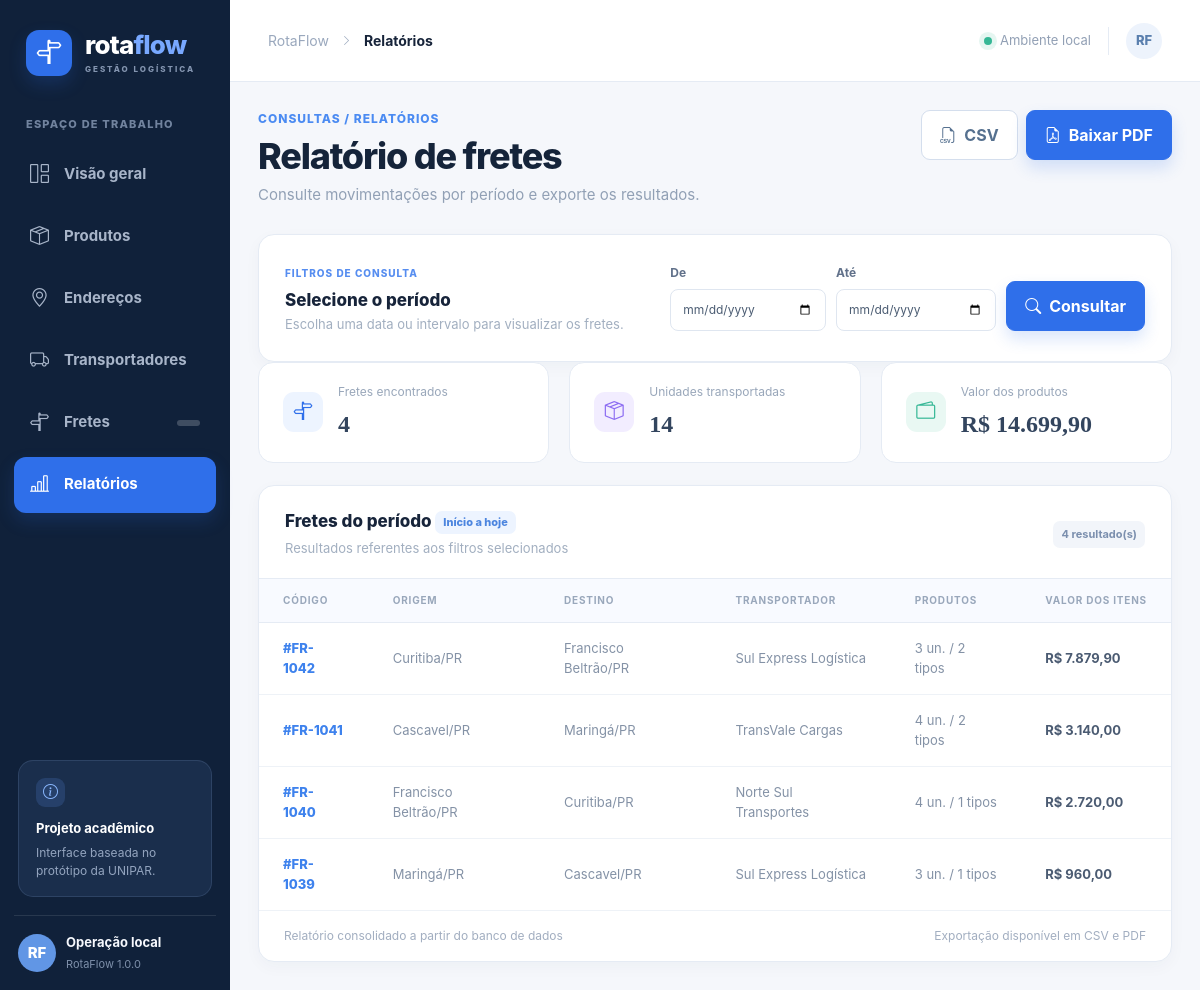
Page /index.php?route=reports on the committed database.
### tables this page shows
CREATE TABLE frete (
    id INT UNSIGNED NOT NULL AUTO_INCREMENT,
    origem_id INT UNSIGNED NOT NULL,
    destino_id INT UNSIGNED NOT NULL,
    transportador_id INT UNSIGNED NOT NULL,
    data_frete DATE NOT NULL,
    status VARCHAR(30) NOT NULL DEFAULT 'Em aberto',
    created_at TIMESTAMP NOT NULL DEFAULT CURRENT_TIMESTAMP,
    updated_at TIMESTAMP NOT NULL DEFAULT CURRENT_TIMESTAMP ON UPDATE CURRENT_TIMESTAMP,
    PRIMARY KEY (id),
    INDEX idx_frete_data (data_frete),
    CONSTRAINT fk_frete_origem FOREIGN KEY (origem_id) REFERENCES endereco (id) ON UPDATE CASCADE ON DELETE RESTRICT,
    CONSTRAINT fk_frete_destino FOREIGN KEY (destino_id) REFERENCES endereco (id) ON UPDATE CASCADE ON DELETE RESTRICT,
    CONSTRAINT fk_frete_transportador FOREIGN KEY (transportador_id) REFERENCES transportador (id) ON UPDATE CASCADE ON DELETE RESTRICT,
    CONSTRAINT chk_frete_status CHECK (status IN ('Em aberto', 'Em trânsito', 'Concluído', 'Cancelado'))
);

CREATE TABLE endereco (
    id INT UNSIGNED NOT NULL AUTO_INCREMENT,
    identificacao VARCHAR(150) NOT NULL,
    cep CHAR(8) NOT NULL,
    logradouro VARCHAR(180) NOT NULL,
    numero VARCHAR(20) NOT NULL,
    complemento VARCHAR(100) NULL,
    bairro VARCHAR(100) NOT NULL,
    cidade VARCHAR(100) NOT NULL,
    estado CHAR(2) NOT NULL,
    created_at TIMESTAMP NOT NULL DEFAULT CURRENT_TIMESTAMP,
    updated_at TIMESTAMP NOT NULL DEFAULT CURRENT_TIMESTAMP ON UPDATE CURRENT_TIMESTAMP,
    PRIMARY KEY (id),
    INDEX idx_endereco_cidade (cidade),
    CONSTRAINT chk_endereco_estado CHECK (CHAR_LENGTH(estado) = 2)
);

CREATE TABLE transportador (
    id INT UNSIGNED NOT NULL AUTO_INCREMENT,
    nome VARCHAR(150) NOT NULL,
    documento VARCHAR(20) NOT NULL,
    telefone VARCHAR(20) NOT NULL,
    email VARCHAR(150) NULL,
    placa_veiculo VARCHAR(8) NULL,
    created_at TIMESTAMP NOT NULL DEFAULT CURRENT_TIMESTAMP,
    updated_at TIMESTAMP NOT NULL DEFAULT CURRENT_TIMESTAMP ON UPDATE CURRENT_TIMESTAMP,
    PRIMARY KEY (id),
    UNIQUE KEY uq_transportador_documento (documento)
);

### app/helpers.php (called while the page is built, shortened)
<?php
function e(mixed $value): string
{
    return htmlspecialchars((string) ($value ?? ''), ENT_QUOTES | ENT_SUBSTITUTE, 'UTF-8');
}
function url(string $route = 'dashboard', array $query = []): string
{
    $script = str_replace('\\', '/', $_SERVER['SCRIPT_NAME'] ?? '/rotaflow/public/index.php');
    $base = rtrim(str_replace('/index.php', '', $script), '/');
    $params = array_merge(['route' => $route], $query);
    return $base . '/index.php?' . http_build_query($params);
}
function render(string $view, array $data = []): void
{
    extract($data, EXTR_SKIP);
    if (!isset($freightCount) || $freightCount === null) {
        try {
            $freightCount = (int) db()->query('SELECT COUNT(*) FROM frete')->fetchColumn();
        } catch (Throwable) {
            $freightCount = null;
        }
    }
    $viewFile = BASE_PATH . '/app/Views/' . $view . '.php';
    require $viewFile;
    require BASE_PATH . '/app/Views/layouts/app.php';
}
function money(float|int|string|null $value): string
{
    return 'R$ ' . number_format((float) $value, 2, ',', '.');
}

### app/Controllers/ReportController.php (called while the page is built, shortened)
<?php
final class ReportController extends Controller
{
    private FreightRepository $freights;
    public function __construct()
    {
        $this->freights = new FreightRepository(db());
    }
    public function index(): void
    {
        [$from, $to] = $this->filters();
        $rows = $this->freights->all($from, $to);
        render('reports/index', [
            'rows' => $rows,
            'totals' => $this->freights->totals($from, $to),
            'from' => $from,
            'to' => $to,
        ]);
    }
    private function filters(): array
    {
        $from = preg_match('/^\d{4}-\d{2}-\d{2}$/', (string) ($_GET['from'] ?? '')) ? (string) $_GET['from'] : null;
        $to = preg_match('/^\d{4}-\d{2}-\d{2}$/', (string) ($_GET['to'] ?? '')) ? (string) $_GET['to'] : null;
        return [$from, $to];
    }
}

### public/index.php (called while the page is built, shortened)
<?php
require dirname(__DIR__) . '/bootstrap.php';
$route = trim((string) ($_GET['route'] ?? 'dashboard'), '/');
$routes = [
    'dashboard' => [App\Controllers\DashboardController::class, 'index'],
    'products' => [App\Controllers\ProductController::class, 'index'],
    'products/save' => [App\Controllers\ProductController::class, 'save'],
    'products/delete' => [App\Controllers\ProductController::class, 'delete'],
    'addresses' => [App\Controllers\AddressController::class, 'index'],
    'addresses/save' => [App\Controllers\AddressController::class, 'save'],
    'addresses/delete' => [App\Controllers\AddressController::class, 'delete'],
    'carriers' => [App\Controllers\CarrierController::class, 'index'],
    'carriers/save' => [App\Controllers\CarrierController::class, 'save'],
    'carriers/delete' => [App\Controllers\CarrierController::class, 'delete'],
    'freights' => [App\Controllers\FreightController::class, 'index'],
    'freights/create' => [App\Controllers\FreightController::class, 'create'],
    'freights/save' => [App\Controllers\FreightController::class, 'save'],
    'freights/show' => [App\Controllers\FreightController::class, 'show'],
    'reports' => [App\Controllers\ReportController::class, 'index'],
    'reports/csv' => [App\Controllers\ReportController::class, 'csv'],
    'reports/pdf' => [App\Controllers\ReportController::class, 'pdf'],
];
try {
    [$controller, $action] = $routes[$route];
    (new $controller())->$action();
} catch (PDOException $exception) {
    http_response_code(503);
    render('layouts/error', ['message' => 'Não foi possível conectar ao banco de dados. Importe o database/schema.sql e confira config/database.local.php.']);
} catch (Throwable $exception) {
    http_response_code(500);
    render('layouts/error', ['message' => 'Ocorreu um erro inesperado. Revise os dados e tente novamente.']);
}

### bootstrap.php (called while the page is built, shortened)
<?php
require_once __DIR__ . '/config/app.php';
require_once __DIR__ . '/app/helpers.php';
function db(): PDO
{
    static $pdo;
    if ($pdo instanceof PDO) {
        return $pdo;
    }
    $config = require BASE_PATH . '/config/database.php';
    $dsn = sprintf(
        'mysql:host=%s;port=%s;dbname=%s;charset=%s',
        $config['host'],
        $config['port'],
        $config['database'],
        $config['charset']
    );
    $pdo = new PDO($dsn, $config['username'], $config['password'], [
        PDO::ATTR_ERRMODE => PDO::ERRMODE_EXCEPTION,
        PDO::ATTR_DEFAULT_FETCH_MODE => PDO::FETCH_ASSOC,
        PDO::ATTR_EMULATE_PREPARES => false,
    ]);
    return $pdo;
}

### app/Repositories/FreightRepository.php (called while the page is built, shortened)
<?php
final class FreightRepository extends BaseRepository
{
    public function all(?string $from = null, ?string $to = null): array
    {
        $sql = 'SELECT f.*, o.identificacao AS origem_nome, o.cidade AS origem_cidade, o.estado AS origem_estado,
                       d.identificacao AS destino_nome, d.cidade AS destino_cidade, d.estado AS destino_estado,
                       t.nome AS transportador_nome,
                       COALESCE(SUM(fp.quantidade), 0) AS quantidade_total,
                       COALESCE(SUM(fp.quantidade * p.valor), 0) AS valor_total,
                       COUNT(fp.produto_id) AS tipos_produto
                FROM frete f
                INNER JOIN endereco o ON o.id = f.origem_id
                INNER JOIN endereco d ON d.id = f.destino_id
                INNER JOIN transportador t ON t.id = f.transportador_id
                LEFT JOIN frete_produto fp ON fp.frete_id = f.id
                LEFT JOIN produto p ON p.id = fp.produto_id';
        $where = [];
        $params = [];
        $sql .= ' GROUP BY f.id ORDER BY f.data_frete DESC, f.id DESC';
        $stmt = $this->pdo->prepare($sql);
        $stmt->execute($params);
        return $stmt->fetchAll();
    }
}

### app/Views/reports/index.php (the view)
<?php $title = 'Relatórios'; $freightCount = null; $periodLabel = $from && $to && $from === $to ? date_br($from) : (($from ? date_br($from) : 'Início') . ' a ' . ($to ? date_br($to) : 'hoje')); ?>
<section class="page-heading"><div><p class="eyebrow">CONSULTAS / RELATÓRIOS</p><h1>Relatório de fretes</h1><p class="subheading">Consulte movimentações por período e exporte os resultados.</p></div><div class="d-flex gap-2"><a class="btn btn-outline-primary" href="<?= e(url('reports/csv', array_filter(['from' => $from, 'to' => $to]))) ?>"><i class="bi bi-filetype-csv me-2"></i>CSV</a><a class="btn btn-primary" href="<?= e(url('reports/pdf', array_filter(['from' => $from, 'to' => $to]))) ?>"><i class="bi bi-file-earmark-pdf me-2"></i>Baixar PDF</a></div></section>
<div class="surface report-filter"><form class="filter-top" method="get"><input type="hidden" name="route" value="reports"><div><span class="form-kicker">FILTROS DE CONSULTA</span><h2>Selecione o período</h2><p>Escolha uma data ou intervalo para visualizar os fretes.</p></div><div class="filter-controls"><label>De<input type="date" name="from" value="<?= e($from) ?>"></label><label>Até<input type="date" name="to" value="<?= e($to) ?>"></label><button class="btn btn-primary" type="submit"><i class="bi bi-search me-2"></i>Consultar</button></div></form></div>
<div class="report-kpis"><div class="report-kpi"><div class="report-icon"><i class="bi bi-signpost-split"></i></div><div><span>Fretes encontrados</span><strong><?= e($totals['freights']) ?></strong></div></div><div class="report-kpi"><div class="report-icon purple"><i class="bi bi-box-seam"></i></div><div><span>Unidades transportadas</span><strong><?= e($totals['quantity']) ?></strong></div></div><div class="report-kpi"><div class="report-icon green"><i class="bi bi-wallet2"></i></div><div><span>Valor dos produtos</span><strong><?= e(money($totals['value'])) ?></strong></div></div></div>
<div class="surface report-table"><div class="section-head"><div><h2>Fretes do período <span class="date-chip"><?= e($periodLabel) ?></span></h2><p>Resultados referentes aos filtros selecionados</p></div><span class="result-count"><?= e($totals['freights']) ?> resultado(s)</span></div><div class="table-wrap"><table class="data-table"><thead><tr><th>CÓDIGO</th><th>ORIGEM</th><th>DESTINO</th><th>TRANSPORTADOR</th><th>PRODUTOS</th><th>VALOR DOS ITENS</th></tr></thead><tbody><?php foreach ($rows as $row): ?><tr><td><a class="freight-code" href="<?= e(url('freights/show', ['id' => $row['id']])) ?>">#FR-<?= e($row['id']) ?></a></td><td><?= e($row['origem_cidade']) ?>/<?= e($row['origem_estado']) ?></td><td><?= e($row['destino_cidade']) ?>/<?= e($row['destino_estado']) ?></td><td><?= e($row['transportador_nome']) ?></td><td><?= e($row['quantidade_total']) ?> un. / <?= e($row['tipos_produto']) ?> tipos</td><td><span class="cell-strong"><?= e(money($row['valor_total'])) ?></span></td></tr><?php endforeach; ?><?php if (!$rows): ?><tr><td colspan="6" class="text-center py-5 text-secondary">Nenhum frete encontrado para o período.</td></tr><?php endif; ?></tbody></table></div><div class="table-foot"><span>Relatório consolidado a partir do banco de dados</span><span>Exportação disponível em CSV e PDF</span></div></div>

### public/assets/css/app.css (style rules this page uses)
:root { --navy: #10213a; --navy-2: #162b49; --blue: #2f6fea; --blue-soft: #edf4ff; --ink: #17243a; --muted: #8291a8; --line: #e5ebf4; --canvas: #f5f7fb; --white: #fff; --green: #35b795; --purple: #8c6cf2; --amber: #f2ad48; }
* { box-sizing: border-box; }
body { margin: 0; background: var(--canvas); color: var(--ink); font-family: Inter, ui-sans-serif, system-ui, -apple-system, "Segoe UI", sans-serif; font-size: 15px; }
a { color: inherit; }
.page-heading { display: flex; align-items: flex-start; justify-content: space-between; gap: 24px; margin-bottom: 27px; }
.eyebrow { margin: 0 0 7px; color: #4b8bf2; font-size: 12px; font-weight: 800; letter-spacing: 1px; }
.page-heading h1 { margin: 0; color: #15243a; font-size: clamp(30px, 3vw, 38px); letter-spacing: -1.2px; font-weight: 800; }
.subheading { margin: 6px 0 0; color: #91a0b5; }
.btn { border-radius: 9px; padding: 12px 18px; font-weight: 750; }
.btn-primary { border-color: var(--blue); background: var(--blue); box-shadow: 0 8px 16px rgba(47,111,234,.18); }
.btn-outline-primary { color: #55708f; border-color: #d4deed; background: #fff; }
.surface { border: 1px solid var(--line); border-radius: 16px; background: var(--white); box-shadow: 0 5px 16px rgba(28,48,81,.035); }
.metric-top, .card-header, .section-head, .inner-head, .filter-top { display: flex; align-items: flex-start; justify-content: space-between; gap: 16px; }
.metric-icon, .report-icon { width: 40px; height: 40px; display: grid; place-items: center; border-radius: 11px; font-size: 19px; }
.metric-icon.blue, .report-icon { color: var(--blue); background: #edf4ff; }
.metric-icon.lilac, .report-icon.purple { color: var(--purple); background: #f2edff; }
.metric-icon.green, .report-icon.green { color: var(--green); background: #e9f8f3; }
.card-header, .section-head { padding: 25px 26px 20px; }
.card-header h2, .section-head h2, .inner-head h2, .filter-top h2 { margin: 0; color: var(--ink); font-size: 17px; font-weight: 800; }
.card-header p, .section-head p, .inner-head p, .filter-top p { margin: 5px 0 0; color: #a2afc0; font-size: 13px; }
.table-wrap { overflow-x: auto; }
.data-table { width: 100%; min-width: 620px; border-collapse: collapse; }
.data-table th { padding: 14px 24px; color: #99a7bb; background: #f8faff; border-top: 1px solid var(--line); border-bottom: 1px solid var(--line); font-size: 10px; letter-spacing: .8px; white-space: nowrap; }
.data-table td { padding: 16px 24px; color: #8492a6; border-bottom: 1px solid #eef2f7; vertical-align: middle; font-size: 13px; }
.data-table tbody tr:last-child td { border-bottom: 0; }
.cell-strong { color: #4b5b72; font-weight: 700; }
.freight-code { color: #3e82ed; font-weight: 800; text-decoration: none; }
.section-head { align-items: center; }
.table-foot { display: flex; justify-content: space-between; padding: 16px 25px; color: #a2aec0; font-size: 12px; border-top: 1px solid #eef2f7; }
.form-kicker { display: inline-block; margin-bottom: 9px; color: #568df0; font-size: 10px; letter-spacing: 1px; font-weight: 800; }
.form-panel label, .freight-card label, .filter-controls label { display: block; margin-bottom: 15px; color: #61718a; font-size: 12px; font-weight: 750; }
.form-panel input, .form-panel textarea, .form-panel select, .freight-card input, .freight-card select, .filter-controls input { width: 100%; margin-top: 7px; padding: 11px 12px; border: 1px solid #dfe6f0; border-radius: 8px; color: #4c5d73; outline: none; background: #fff; }
.report-filter { padding: 26px; }
.filter-top { align-items: center; }
.filter-controls { display: flex; align-items: flex-end; gap: 10px; }
.filter-controls label { min-width: 145px; margin: 0; }
.filter-controls input { min-width: 140px; }
.filter-controls .btn { white-space: nowrap; }
.report-kpis { display: grid; grid-template-columns: repeat(3, 1fr); gap: 20px; margin-bottom: 22px; }
.report-kpi { display: flex; align-items: center; gap: 15px; padding: 20px 24px; border: 1px solid var(--line); border-radius: 15px; background: #fff; }
.report-kpi span, .report-kpi strong { display: block; }
.report-kpi span { color: #99a7ba; font-size: 12px; }
.report-kpi strong { margin-top: 5px; color: #33455e; font-family: Georgia, serif; font-size: 24px; }
.date-chip, .result-count { display: inline-block; padding: 5px 8px; border-radius: 7px; color: #4c85df; background: #edf4ff; font-family: inherit; font-size: 11px; vertical-align: middle; }
.result-count { color: #7b8fae; background: #f2f5fa; font-weight: 750; }

### rows in the picture
frete: id "1042", origem.cidade "Curitiba", origem.estado "PR", destino.cidade "Francisco Beltrão", destino.estado "PR", transportador.nome "Sul Express Logística", quantidade_total "3", tipos_produto "2", valor_total "R$ 7.879,90"
frete: id "1041", origem.cidade "Cascavel", origem.estado "PR", destino.cidade "Maringá", destino.estado "PR", transportador.nome "TransVale Cargas", quantidade_total "4", tipos_produto "2", valor_total "R$ 3.140,00"
frete: id "1040", origem.cidade "Francisco Beltrão", origem.estado "PR", destino.cidade "Curitiba", destino.estado "PR", transportador.nome "Norte Sul Transportes", quantidade_total "4", tipos_produto "1", valor_total "R$ 2.720,00"
frete: id "1039", origem.cidade "Maringá", origem.estado "PR", destino.cidade "Cascavel", destino.estado "PR", transportador.nome "Sul Express Logística", quantidade_total "3", tipos_produto "1", valor_total "R$ 960,00"

### other values in the picture
APP_VERSION "1.0.0"
$title "Relatórios"
$totals['freights'] "4"
$totals['quantity'] "14"
money($totals['value']) "R$ 14.699,90"
$periodLabel "Início a hoje"
